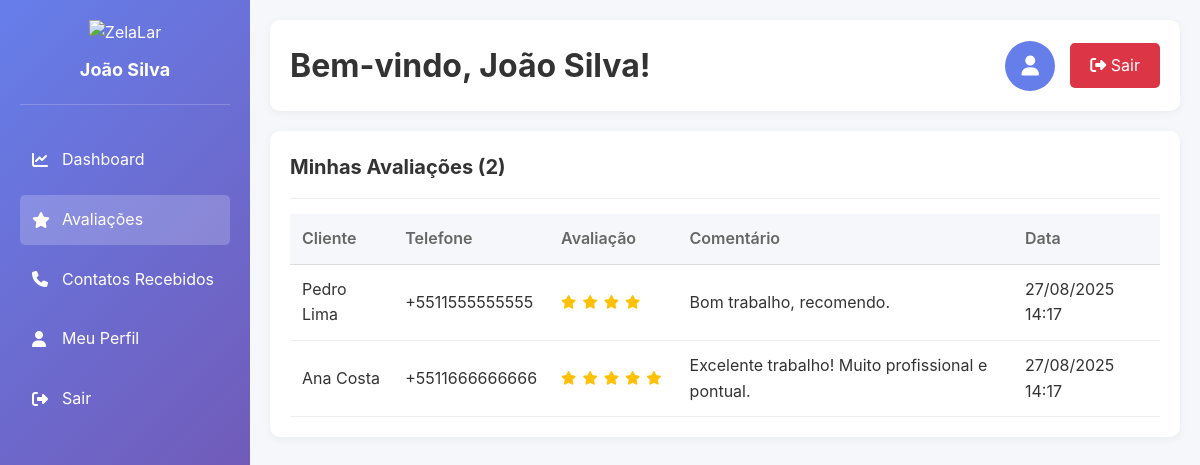
/profissional_dashboard.php?aba=avaliacoes (signed in), run on the app's committed database.
### tables this page shows
CREATE TABLE IF NOT EXISTS profissionais (
    id INT AUTO_INCREMENT PRIMARY KEY,
    nome VARCHAR(100) NOT NULL,
    telefone VARCHAR(20) NOT NULL UNIQUE,
    categoria VARCHAR(100) NOT NULL,
    descricao TEXT,
    foto VARCHAR(255),
    endereco VARCHAR(200),
    cidade VARCHAR(100),
    estado VARCHAR(2),
    cep VARCHAR(10),
    avaliacao DECIMAL(3,2) DEFAULT 0.00,
    total_avaliacoes INT DEFAULT 0,
    disponivel BOOLEAN DEFAULT TRUE,
    senha VARCHAR(255),
    email VARCHAR(100),
    data_cadastro TIMESTAMP DEFAULT CURRENT_TIMESTAMP,
    ultima_atualizacao TIMESTAMP DEFAULT CURRENT_TIMESTAMP ON UPDATE CURRENT_TIMESTAMP,
    ultimo_login TIMESTAMP NULL,
    ativo BOOLEAN DEFAULT TRUE
);

CREATE TABLE IF NOT EXISTS avaliacoes (
    id INT AUTO_INCREMENT PRIMARY KEY,
    profissional_id INT NOT NULL,
    cliente_nome VARCHAR(100),
    cliente_telefone VARCHAR(20),
    nota INT NOT NULL CHECK (nota >= 1 AND nota <= 5),
    comentario TEXT,
    data_avaliacao TIMESTAMP DEFAULT CURRENT_TIMESTAMP,
    status ENUM('pendente', 'aprovada', 'rejeitada') DEFAULT 'pendente',
    FOREIGN KEY (profissional_id) REFERENCES profissionais(id) ON DELETE CASCADE
);

### config/database.php (called while the page is built, shortened)
<?php
class Database {
    private static $instance = null;
    private $connections = [];
    private $currentConnection = null;
    public static function getInstance() {
        if (self::$instance === null) {
            self::$instance = new self();
        }
        return self::$instance;
    }
    private function initializeConnections() {
        try {
            for ($i = 0; $i < DB_MIN_CONNECTIONS; $i++) {
                $this->connections[] = $this->createConnection();
            }
            $this->currentConnection = $this->connections[0];
        } catch (Exception $e) {
            $this->logError('Erro ao inicializar conexões: ' . $e->getMessage());
            throw $e;
        }
    }
    private function createConnection() {
        try {
            $dsn = "mysql:host=" . DB_HOST . ";dbname=" . DB_NAME . ";charset=" . DB_CHARSET;
            $pdo = new PDO($dsn, DB_USER, DB_PASS, DB_OPTIONS);
            $pdo->exec("SET SESSION sql_mode = 'STRICT_TRANS_TABLES,NO_ZERO_DATE,NO_ZERO_IN_DATE,ERROR_FOR_DIVISION_BY_ZERO'");
            $pdo->exec("SET SESSION time_zone = '-03:00'");
            return $pdo;
        } catch (PDOException $e) {
            $this->logError('Erro na conexão PDO: ' . $e->getMessage());
            throw new Exception('Falha na conexão com o banco de dados');
        }
    }
    public function getConnection() {
        try {
            $this->currentConnection->query('SELECT 1');
        } catch (Exception $e) {
            $this->currentConnection = $this->createConnection();
        }
        return $this->currentConnection;
    }
    public function query($sql, $params = [], $useCache = true) {
        $cacheKey = $this->generateCacheKey($sql, $params);
        $startTime = microtime(true);
        try {
            $stmt = $this->getConnection()->prepare($sql);
            $stmt->execute($params);
            $result = $stmt->fetchAll();
            $executionTime = microtime(true) - $startTime;
            return $result;
        } catch (PDOException $e) {
            $executionTime = microtime(true) - $startTime;
            $this->logQuery($sql, $params, 'ERROR', $executionTime, $e->getMessage());
            throw new Exception('Erro na execução da query: ' . $e->getMessage());
        }
    }
    public function fetchOne($sql, $params = []) {
        $result = $this->query($sql, $params);
        return $result ? $result[0] : null;
    }
    public function fetchValue($sql, $params = []) {
        $result = $this->fetchOne($sql, $params);
        return $result ? array_values($result)[0] : null;
    }
    private function generateCacheKey($sql, $params) {
        return DB_CACHE_PREFIX . md5($sql . serialize($params));
    }
    private function logQuery($sql, $params, $status, $executionTime = 0, $error = null) {
        $log = [
            'sql' => $sql,
            'params' => $params,
            'status' => $status,
            'execution_time' => $executionTime,
            'timestamp' => date('Y-m-d H:i:s'),
            'error' => $error
        ];
    }
    public function closeConnections() {
        $this->connections = [];
        $this->currentConnection = null;
    }
}
function getDatabase() {
    return Database::getInstance();
}
function dbQuery($sql, $params = [], $useCache = true) {
    return getDatabase()->query($sql, $params, $useCache);
}
function dbFetchOne($sql, $params = []) {
    return getDatabase()->fetchOne($sql, $params);
}
function dbFetchValue($sql, $params = []) {
    return getDatabase()->fetchValue($sql, $params);
}
?>

### classes/Profissional.php (called while the page is built, shortened)
<?php
class Profissional {
    public function obterAvaliacoes($profissional_id, $pagina = 1, $por_pagina = 10) {
        try {
            $offset = ($pagina - 1) * $por_pagina;
            $total = dbFetchValue(
                "SELECT COUNT(*) FROM avaliacoes WHERE profissional_id = ? AND status = 'aprovada'",
                [$profissional_id]
            );
            $avaliacoes = dbQuery(
                "SELECT * FROM avaliacoes
                WHERE profissional_id = ? AND status = 'aprovada'
                ORDER BY data_avaliacao DESC
                LIMIT ? OFFSET ?",
                [$profissional_id, $por_pagina, $offset]
            );
            $stats = dbFetchOne(
                "SELECT
                    COUNT(*) as total,
                    AVG(nota) as media,
                    MAX(nota) as maxima,
                    MIN(nota) as minima
                FROM avaliacoes
                WHERE profissional_id = ? AND status = 'aprovada'",
                [$profissional_id]
            );
            return [
                'avaliacoes' => $avaliacoes,
                'total' => $total,
                'paginas' => ceil($total / $por_pagina),
                'pagina_atual' => $pagina,
                'stats' => $stats
            ];
        } catch (Exception $e) {
            error_log('Erro ao obter avaliações: ' . $e->getMessage());
            return ['avaliacoes' => [], 'total' => 0, 'stats' => null];
        }
    }
}
?>

### profissional_dashboard.php (the view, shortened to what this page needs)
<?php
require_once 'config/database.php';
require_once 'classes/Profissional.php';
$profissional_id = $_SESSION['profissional_id'];
$profissional_obj = new Profissional();
$prof = dbFetchOne("SELECT * FROM profissionais WHERE id = ?", [$profissional_id]);
$avaliacoes = $profissional_obj->obterAvaliacoes($profissional_id, 1, 5);
$aba_ativa = $_GET['aba'] ?? 'dashboard';
?>
<!DOCTYPE html>
<html lang="pt-BR">
<head>
    <link rel="stylesheet" href="Styles/index.css">
    <link href="https://cdnjs.cloudflare.com/ajax/libs/font-awesome/6.4.0/css/all.min.css" rel="stylesheet">
</head>
<body>
    <div class="dashboard-container">
        <aside class="sidebar">
            <div class="sidebar-header">
                <img src="img/logo.png" alt="ZelaLar">
                <h2><?php echo htmlspecialchars($prof['nome']); ?></h2>
            </div>
            <ul class="sidebar-menu">
                <li>
                    <a href="?aba=dashboard" class="<?php echo $aba_ativa === 'dashboard' ? 'active' : ''; ?>">
                        <i class="fas fa-chart-line"></i> Dashboard
                    </a>
                </li>
                <li>
                    <a href="?aba=avaliacoes" class="<?php echo $aba_ativa === 'avaliacoes' ? 'active' : ''; ?>">
                        <i class="fas fa-star"></i> Avaliações
                    </a>
                </li>
                <li>
                    <a href="?aba=contatos" class="<?php echo $aba_ativa === 'contatos' ? 'active' : ''; ?>">
                        <i class="fas fa-phone"></i> Contatos Recebidos
                    </a>
                </li>
                <li>
                    <a href="?aba=perfil" class="<?php echo $aba_ativa === 'perfil' ? 'active' : ''; ?>">
                        <i class="fas fa-user"></i> Meu Perfil
                    </a>
                </li>
                <li>
                    <a href="logout.php">
                        <i class="fas fa-sign-out-alt"></i> Sair
                    </a>
                </li>
            </ul>
        </aside>
        <main class="main-content">
            <div class="header-bar">
                <h1>Bem-vindo, <?php echo htmlspecialchars($prof['nome']); ?>!</h1>
                <div class="user-info">
                    <div class="user-avatar">
                        <i class="fas fa-user"></i>
                    </div>
                    <a href="logout.php" class="logout-btn">
                        <i class="fas fa-sign-out-alt"></i> Sair
                    </a>
                </div>
            </div>
            <section class="content-section <?php echo $aba_ativa === 'avaliacoes' ? 'active' : ''; ?>" id="avaliacoes">
                <div class="card">
                    <div class="card-header">
                        <h2>Minhas Avaliações (<?php echo $avaliacoes['total']; ?>)</h2>
                    </div>
                    <?php if (!empty($avaliacoes['avaliacoes'])): ?>
                        <table class="table">
                            <thead>
                                <tr>
                                    <th>Cliente</th>
                                    <th>Telefone</th>
                                    <th>Avaliação</th>
                                    <th>Comentário</th>
                                    <th>Data</th>
                                </tr>
                            </thead>
                            <tbody>
                                <?php foreach ($avaliacoes['avaliacoes'] as $avaliacao): ?>
                                    <tr>
                                        <td><?php echo htmlspecialchars($avaliacao['cliente_nome']); ?></td>
                                        <td><?php echo htmlspecialchars($avaliacao['cliente_telefone']); ?></td>
                                        <td>
                                            <div class="rating">
                                                <?php for ($i = 0; $i < $avaliacao['nota']; $i++): ?>
                                                    <i class="fas fa-star"></i>
                                                <?php endfor; ?>
                                            </div>
                                        </td>
                                        <td><?php echo htmlspecialchars($avaliacao['comentario']); ?></td>
                                        <td><?php echo date('d/m/Y H:i', strtotime($avaliacao['data_avaliacao'])); ?></td>
                                    </tr>
                                <?php endforeach; ?>
                            </tbody>
                        </table>
                    <?php endif; ?>
                </div>
            </section>
        </main>
    </div>
</body>
</html>

### Styles/index.css (style rules this page uses)
:root { --primary-color: #1B4965; --secondary-color: #CB6E17; --accent-color: #F18F01; --light-bg: #F5F5F5; --text-color: #333; --text-light: #666; --border-color: #ddd; --success-color: #28a745; --error-color: #dc3545; --warning-color: #ffc107; --info-color: #17a2b8; }
* { margin: 0; padding: 0; box-sizing: border-box; }
html { scroll-behavior: smooth; }
body { font-family: 'Inter', -apple-system, BlinkMacSystemFont, 'Segoe UI', sans-serif; color: var(--text-color); background-color: #fff; line-height: 1.6; }
a { color: var(--secondary-color); text-decoration: none; transition: color 0.3s ease; }
.rating { color: var(--warning-color); font-size: 0.85rem; }
.rating i { margin-right: 0.25rem; }

### profissional_dashboard.php (style rules this page uses)
* { margin: 0; padding: 0; box-sizing: border-box; }
body { background-color: #f5f7fa; font-family: 'Inter', sans-serif; }
.dashboard-container { display: flex; min-height: 100vh; }
.sidebar { width: 250px; background: linear-gradient(135deg, #667eea 0%, #764ba2 100%); color: white; padding: 20px; position: fixed; height: 100vh; overflow-y: auto; left: 0; top: 0; }
.sidebar-header { text-align: center; margin-bottom: 30px; border-bottom: 1px solid rgba(255,255,255,0.2); padding-bottom: 20px; }
.sidebar-header img { max-width: 100px; margin-bottom: 10px; }
.sidebar-header h2 { font-size: 18px; }
.sidebar-menu { list-style: none; }
.sidebar-menu li { margin-bottom: 10px; }
.sidebar-menu a { display: flex; align-items: center; padding: 12px; color: white; text-decoration: none; border-radius: 5px; transition: background 0.3s; }
.sidebar-menu a:hover, .sidebar-menu a.active { background: rgba(255,255,255,0.2); }
.sidebar-menu i { margin-right: 10px; width: 20px; }
.main-content { margin-left: 250px; flex: 1; padding: 20px; }
.header-bar { background: white; padding: 20px; border-radius: 10px; display: flex; justify-content: space-between; align-items: center; margin-bottom: 20px; box-shadow: 0 2px 10px rgba(0,0,0,0.05); }
.user-info { display: flex; align-items: center; gap: 15px; }
.user-avatar { width: 50px; height: 50px; border-radius: 50%; background: #667eea; color: white; display: flex; align-items: center; justify-content: center; font-size: 20px; }
.logout-btn { padding: 10px 20px; background: #dc3545; color: white; border: none; border-radius: 5px; cursor: pointer; text-decoration: none; transition: background 0.3s; }
.content-section { display: none; }
.content-section.active { display: block; }
.card { background: white; border-radius: 10px; box-shadow: 0 2px 10px rgba(0,0,0,0.05); padding: 20px; margin-bottom: 20px; }
.card-header { border-bottom: 1px solid #eee; padding-bottom: 15px; margin-bottom: 15px; }
.card-header h2 { font-size: 20px; color: #333; }
.table { width: 100%; border-collapse: collapse; }
.table th { background: #f5f7fa; padding: 12px; text-align: left; font-weight: 600; color: #666; border-bottom: 1px solid #ddd; }
.table td { padding: 12px; border-bottom: 1px solid #eee; }
.rating { display: flex; gap: 2px; color: #ffc107; }

### data on the page
profissionais: nome "João Silva"
avaliacoes: id "2", cliente_nome "Pedro Lima", cliente_telefone "+5511555555555", nota 4 (drawn), comentario "Bom trabalho, recomendo.", data_avaliacao "27/08/2025 14:17"
avaliacoes: cliente_nome "Ana Costa", cliente_telefone "+5511666666666", nota 5 (drawn), comentario "Excelente trabalho! Muito profissional e pontual.", data_avaliacao "27/08/2025 14:17"
